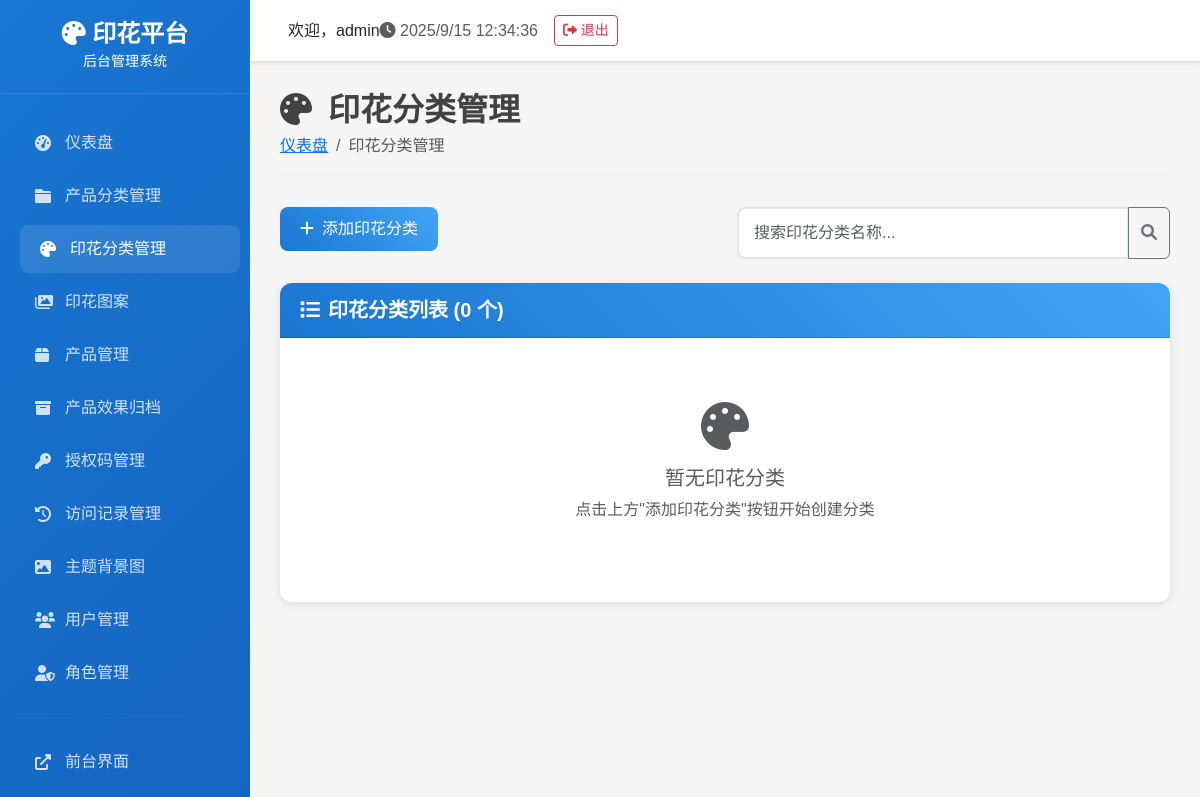
The app's page /admin/pattern_categories/ (signed in), older data.
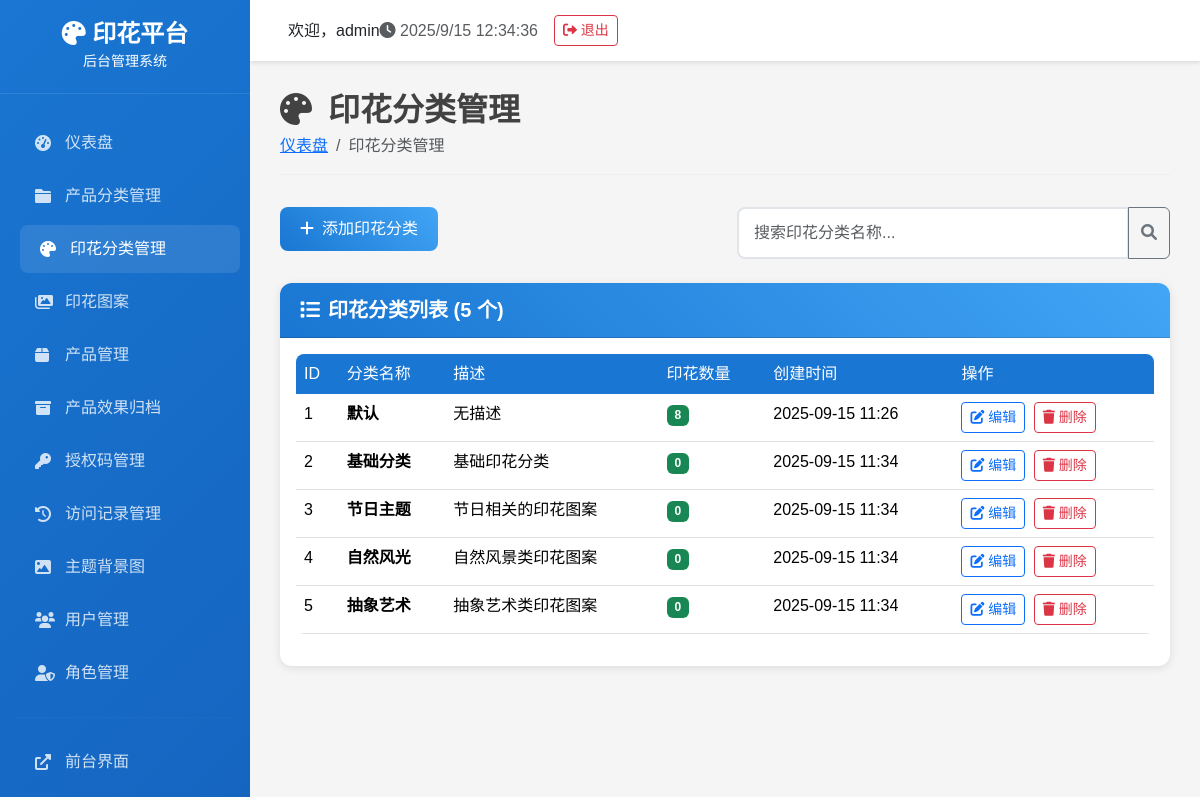
The same page, newer data.
### tables this page shows
CREATE TABLE pattern_categories (
            id INTEGER PRIMARY KEY AUTOINCREMENT,
            name TEXT NOT NULL UNIQUE,
            description TEXT,
            sort_order INTEGER DEFAULT 0,
            is_active BOOLEAN DEFAULT 1,
            created_time DATETIME DEFAULT (datetime('now', 'localtime'))
        );

### routes/admin/admin_pattern_categories_route.py (the view)
    def decorated_function(*args, **kwargs):
        from flask import session
        if 'admin_user_id' not in session:
            return redirect(url_for('login'))
        return f(*args, **kwargs)

### admin_app.py (called while the page is built)
@app.context_processor
def inject_permissions():
    return {
        'has_menu_permission': PermissionManager.has_menu_permission,
        'has_action_permission': PermissionManager.has_action_permission,
        'get_user_permissions': PermissionManager.get_user_permissions
    }

### backend/database.py (called while the page is built)
def get_db_connection():
    conn = sqlite3.connect(DATABASE_PATH)
    conn.row_factory = sqlite3.Row
    return conn

    @staticmethod
    def execute_query(query: str, params: tuple = ()) -> List[Dict[str, Any]]:
        conn = get_db_connection()
        cursor = conn.cursor()
        cursor.execute(query, params)
        results = [dict(row) for row in cursor.fetchall()]
        conn.close()
        return results

    @staticmethod
    def get_pattern_categories(active_only: bool = True) -> List[Dict[str, Any]]:
        query = '''
            SELECT pc.*,
                   COUNT(p.id) as pattern_count
            FROM pattern_categories pc
            LEFT JOIN patterns p ON pc.id = p.category_id AND p.is_active = 1
        '''
        if active_only:
            query += " WHERE pc.is_active = 1"
        query += " GROUP BY pc.id ORDER BY pc.sort_order, pc.created_time"
        return DatabaseManager.execute_query(query)

### backend/permissions.py (called while the page is built)
    @staticmethod
    def has_menu_permission(menu_name):
        permissions = PermissionManager.get_user_permissions()
        return permissions.get('menus', {}).get(menu_name, False)

### routes/admin/admin_pattern_categories_route.py (called while the page is built)
def login_required(f):
    def decorated_function(*args, **kwargs):
        from flask import session
        if 'admin_user_id' not in session:
            return redirect(url_for('login'))
        return f(*args, **kwargs)
    decorated_function.__name__ = f.__name__
    return decorated_function

@pattern_categories_bp.route('/')
@login_required
def pattern_categories():
    try:
        categories = DatabaseManager.get_pattern_categories() or []
    except Exception as e:
        print(f"获取印花分类数据失败: {e}")
        categories = []
    return render_template('admin/pattern_categories.html', categories=categories)

### templates/admin/pattern_categories.html (shortened to what this page needs)
{% extends "admin/base.html" %}
{% block content %}
<div class="page-header">
    <h1><i class="fas fa-palette me-3"></i>印花分类管理</h1>
    <nav aria-label="breadcrumb">
        <ol class="breadcrumb">
            <li class="breadcrumb-item"><a href="{{ url_for('index') }}">仪表盘</a></li>
            <li class="breadcrumb-item active">印花分类管理</li>
        </ol>
    </nav>
</div>
<div class="row mb-4">
    <div class="col-md-6">
        <button type="button" class="btn btn-primary" data-bs-toggle="modal" data-bs-target="#addCategoryModal">
            <i class="fas fa-plus me-2"></i>添加印花分类
        </button>
    </div>
    <div class="col-md-6">
        <div class="input-group">
            <input type="text" class="form-control" id="searchInput" placeholder="搜索印花分类名称...">
            <button class="btn btn-outline-secondary" type="button">
                <i class="fas fa-search"></i>
            </button>
        </div>
    </div>
</div>
<div class="card">
    <div class="card-header">
        <h5><i class="fas fa-list me-2"></i>印花分类列表 ({{ categories|length }} 个)</h5>
    </div>
    <div class="card-body">
        {% if categories %}
        <div class="table-responsive">
            <table class="table table-hover">
                <thead>
                    <tr>
                        <th>ID</th>
                        <th>分类名称</th>
                        <th>描述</th>
                        <th>印花数量</th>
                        <th>创建时间</th>
                        <th>操作</th>
                    </tr>
                </thead>
                <tbody id="categoriesTable">
                    {% for category in categories %}
                    <tr class="category-item" data-name="{{ category.name|lower }}">
                        <td>{{ category.id }}</td>
                        <td>
                            <strong>{{ category.name }}</strong>
                        </td>
                        <td>{{ category.description or '无描述' }}</td>
                        <td>
                            <span class="badge bg-success">{{ category.pattern_count or 0 }}</span>
                        </td>
                        <td>{{ category.created_time[:16] if category.created_time else '未知' }}</td>
                        <td>
                            <button class="btn btn-sm btn-outline-primary" onclick="editCategory({{ category.id }})">
                                <i class="fas fa-edit"></i> 编辑
                            </button>
                            <button class="btn btn-sm btn-outline-danger ms-1" onclick="deleteCategory({{ category.id }})">
                                <i class="fas fa-trash"></i> 删除
                            </button>
                        </td>
                    </tr>
                    {% endfor %}
                </tbody>
            </table>
        </div>
        {% else %}
        <div class="text-center py-5">
            <i class="fas fa-palette fa-3x text-muted mb-3"></i>
            <h5 class="text-muted">暂无印花分类</h5>
            <p class="text-muted">点击上方"添加印花分类"按钮开始创建分类</p>
        </div>
        {% endif %}
    </div>
</div>
{% endblock %}

### templates/admin/base.html (shortened to what this page needs)
<!DOCTYPE html>
<html lang="zh-CN">
<head>
    <link href="https://cdn.staticfile.net/bootstrap/5.3.2/css/bootstrap.min.css" rel="stylesheet">
    <link href="https://cdnjs.cloudflare.com/ajax/libs/font-awesome/6.0.0/css/all.min.css" rel="stylesheet">
</head>
<body>
    <div class="sidebar">
        <div class="logo">
            <h4><i class="fas fa-palette"></i> 印花平台</h4>
            <small>后台管理系统</small>
        </div>
        <nav class="nav-menu">
            <div class="nav-item">
                <a href="{{ url_for('index') }}" class="nav-link {% if request.endpoint == 'index' %}active{% endif %}">
                    <i class="fas fa-tachometer-alt"></i>
                    <span>仪表盘</span>
                </a>
            </div>
            {% if has_menu_permission('categories') %}
            <div class="nav-item">
                <a href="{{ url_for('admin_product_categories.product_categories') }}" class="nav-link {% if request.endpoint == 'admin_product_categories.product_categories' %}active{% endif %}">
                    <i class="fas fa-folder"></i>
                    产品分类管理
                </a>
            </div>
            {% endif %}
            {% if has_menu_permission('pattern_categories') %}
            <div class="nav-item">
                <a href="{{ url_for('admin_pattern_categories.pattern_categories') }}" class="nav-link {% if request.endpoint == 'admin_pattern_categories.pattern_categories' %}active{% endif %}">
                    <i class="fas fa-palette"></i>
                    印花分类管理
                </a>
            </div>
            {% endif %}
            {% if has_menu_permission('patterns') %}
            <div class="nav-item">
                <a href="{{ url_for('admin_patterns.patterns') }}" class="nav-link {% if request.endpoint == 'admin_patterns.patterns' %}active{% endif %}">
                    <i class="fas fa-images"></i>
                    印花图案
                </a>
            </div>
            {% endif %}
            {% if has_menu_permission('products') %}
            <div class="nav-item">
                <a href="{{ url_for('admin_products.products') }}" class="nav-link {% if request.endpoint == 'admin_products.products' %}active{% endif %}">
                    <i class="fas fa-box"></i>
                    产品管理
                </a>
            </div>
            {% endif %}
            {% if has_menu_permission('product_archives') %}
            <div class="nav-item">
                <a href="{{ url_for('admin_product_archives.product_archives') }}" class="nav-link {% if request.endpoint == 'admin_product_archives.product_archives' %}active{% endif %}">
                    <i class="fas fa-archive"></i>
                    产品效果归档
                </a>
            </div>
            {% endif %}
            {% if has_menu_permission('access_codes') %}
            <div class="nav-item">
                <a href="{{ url_for('admin_access_codes.access_codes') }}" class="nav-link {% if request.endpoint == 'admin_access_codes.access_codes' %}active{% endif %}">
                    <i class="fas fa-key"></i>
                    <span>授权码管理</span>
                </a>
            </div>
            {% endif %}
            {% if has_menu_permission('access_logs') %}
            <div class="nav-item">
                <a href="{{ url_for('admin_access_logs.access_logs') }}" class="nav-link {% if request.endpoint == 'admin_access_logs.access_logs' %}active{% endif %}">
                    <i class="fas fa-history"></i>
                    访问记录管理
                </a>
            </div>
            {% endif %}
            {% if has_menu_permission('theme_backgrounds') %}
            <div class="nav-item">
                <a href="{{ url_for('admin_theme_backgrounds.theme_backgrounds') }}" class="nav-link {% if request.endpoint == 'admin_theme_backgrounds.theme_backgrounds' %}active{% endif %}">
                    <i class="fas fa-image"></i>
                    <span>主题背景图</span>
                </a>
            </div>
            {% endif %}
            {% if has_menu_permission('users') %}
            <div class="nav-item">
                <a href="{{ url_for('admin_users.users') }}" class="nav-link {% if request.endpoint == 'admin_users.users' %}active{% endif %}">
                    <i class="fas fa-users"></i>
                    用户管理
                </a>
            </div>
            {% endif %}
            {% if has_menu_permission('roles') %}
            <div class="nav-item">
                <a href="{{ url_for('admin_roles.roles_list') }}" class="nav-link {% if request.endpoint == 'admin_roles.roles_list' %}active{% endif %}">
                    <i class="fas fa-user-shield"></i>
                    角色管理
                </a>
            </div>
            {% endif %}
            <hr style="border-color: rgba(255,255,255,0.1); margin: 20px 15px;">
            <div class="nav-item">
                <a href="http://localhost:5000" class="nav-link" target="_blank">
                    <i class="fas fa-external-link-alt"></i>
                    <span>前台界面</span>
                </a>
            </div>
            <div class="nav-item">
                <a href="{{ url_for('logout') }}" class="nav-link">
                </a>
            </div>
        </nav>
    </div>
    <div class="main-content">
        <div class="top-navbar">
            <div class="d-flex align-items-center">
                <span class="ms-2">欢迎，{{ session.admin_username or 'Admin' }}</span>
            </div>
            <div class="d-flex align-items-center">
                <span class="text-muted me-3">
                    <i class="fas fa-clock"></i>
                    <span id="current-time"></span>
                </span>
                <a href="{{ url_for('logout') }}" class="btn btn-outline-danger btn-sm">
                    <i class="fas fa-sign-out-alt"></i> 退出
                </a>
            </div>
        </div>
        <div class="content-area">
            {% block content %}{% endblock %}
        </div>
    </div>
</body>
</html>

### templates/admin/base.html (style rules this page uses)
:root { --primary-color: #1976d2; --secondary-color: #424242; --success-color: #4caf50; --warning-color: #ff9800; --danger-color: #f44336; --sidebar-width: 250px; }
body { font-family: 'Microsoft YaHei', Arial, sans-serif; background-color: #f5f5f5; }
.sidebar { position: fixed; top: 0; left: 0; height: 100vh; width: var(--sidebar-width); background: linear-gradient(135deg, var(--primary-color), #1565c0); color: white; z-index: 1000; overflow-y: auto; }
.sidebar .logo { padding: 20px; text-align: center; border-bottom: 1px solid rgba(255,255,255,0.1); }
.sidebar .logo h4 { margin: 0; font-weight: 600; }
.sidebar .nav-menu { padding: 20px 0; }
.sidebar .nav-item { margin: 5px 15px; }
.sidebar .nav-link { color: rgba(255,255,255,0.8); padding: 12px 20px; border-radius: 8px; text-decoration: none; display: flex; align-items: center; transition: all 0.3s ease; }
.sidebar .nav-link:hover, .sidebar .nav-link.active { background: rgba(255,255,255,0.1); color: white; transform: translateX(5px); }
.sidebar .nav-link i { width: 20px; margin-right: 10px; }
.main-content { margin-left: var(--sidebar-width); min-height: 100vh; }
.top-navbar { background: white; padding: 15px 30px; box-shadow: 0 2px 4px rgba(0,0,0,0.1); display: flex; justify-content: between; align-items: center; }
.content-area { padding: 30px; }
.page-header { margin-bottom: 30px; }
.page-header h1 { color: var(--secondary-color); font-size: 2rem; font-weight: 600; margin: 0; }
.page-header .breadcrumb { background: none; padding: 0; margin: 5px 0 0 0; }
.card { border: none; border-radius: 12px; box-shadow: 0 2px 10px rgba(0,0,0,0.1); margin-bottom: 20px; }
.card-header { background: linear-gradient(45deg, var(--primary-color), #42a5f5); color: white; border-radius: 12px 12px 0 0 !important; padding: 15px 20px; }
.card-header h5 { margin: 0; font-weight: 600; }
.btn-primary { background: linear-gradient(45deg, var(--primary-color), #42a5f5); border: none; border-radius: 8px; padding: 10px 20px; font-weight: 500; }
.table { border-radius: 8px; overflow: hidden; }
.table thead th { background: var(--primary-color); color: white; border: none; font-weight: 500; }
.form-control, .form-select { border-radius: 8px; border: 2px solid #e1e5e9; padding: 12px 15px; }

### templates/admin/pattern_categories.html (style rules this page uses)
.page-header { margin-bottom: 2rem; padding-bottom: 1rem; border-bottom: 1px solid #eee; }
.table th { background-color: #f8f9fa; border-top: none; font-weight: 600; }
.category-item { transition: all 0.2s ease; }
.badge { font-size: 0.75rem; }

Row changes from the older to the newer data that the page shows:
added pattern_categories: id "1", name "默认", description "无描述", pattern_count "8", created_time "2025-09-15 11:26"
added pattern_categories: id "2", name "基础分类", description "基础印花分类", pattern_count "0", created_time "2025-09-15 11:34"
added pattern_categories: id "3", name "节日主题", description "节日相关的印花图案", pattern_count "0", created_time "2025-09-15 11:34"
added pattern_categories: id "4", name "自然风光", description "自然风景类印花图案", pattern_count "0", created_time "2025-09-15 11:34"
added pattern_categories: id "5", name "抽象艺术", description "抽象艺术类印花图案", pattern_count "0", created_time "2025-09-15 11:34"
Text that changed along with them:
{{ categories|length }}: "0" → "5"
text no longer shown: "暂无印花分类 点击上方\"添加印花分类\"按钮开始创建分类"
text now shown: "ID 分类名称 描述 印花数量 创建时间 操作"
